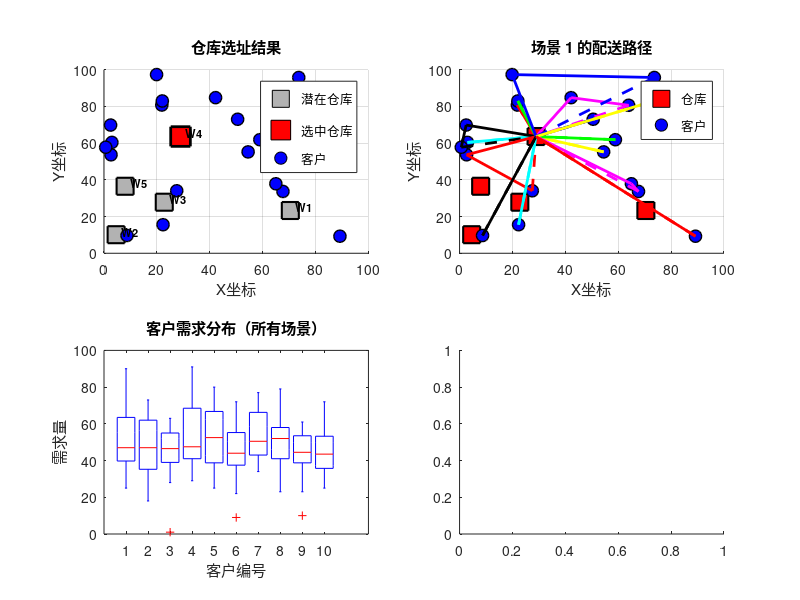

This chart was generated by the following MATLAB code: (Note: this script raises an error after producing the figure.)
%% 两阶段随机优化：仓库选址与路径优化
% Two-Stage Stochastic Optimization: Warehouse Location and Route Optimization
% 作者: 自动生成代码
% 日期: 2024

function [selected_warehouses, total_cost, routes] = two_stage_optimization(varargin)
    %% 参数解析
    p = inputParser;
    addParameter(p, 'num_customers', 20, @isnumeric);
    addParameter(p, 'num_potential_warehouses', 5, @isnumeric);
    addParameter(p, 'num_scenarios', 10, @isnumeric);
    addParameter(p, 'warehouse_capacity', 1000, @isnumeric);
    addParameter(p, 'fixed_cost_warehouse', 5000, @isnumeric);
    addParameter(p, 'vehicle_capacity', 100, @isnumeric);
    addParameter(p, 'plot_results', true, @islogical);
    
    parse(p, varargin{:});
    params = p.Results;
    
    fprintf('开始两阶段随机优化...\n');
    fprintf('客户数量: %d\n', params.num_customers);
    fprintf('潜在仓库数量: %d\n', params.num_potential_warehouses);
    fprintf('场景数量: %d\n', params.num_scenarios);
    
    %% 生成问题数据
    [customers, warehouses, scenarios] = generate_problem_data(params);
    
    %% 第一阶段：仓库选址优化
    fprintf('\n第一阶段：仓库选址优化...\n');
    selected_warehouses = stage1_warehouse_selection(customers, warehouses, scenarios, params);
    
    %% 第二阶段：路径优化
    fprintf('\n第二阶段：路径优化...\n');
    [routes, route_costs] = stage2_route_optimization(customers, warehouses, selected_warehouses, scenarios, params);
    
    %% 计算总成本
    total_cost = calculate_total_cost(selected_warehouses, route_costs, params);
    
    %% 结果可视化
    if params.plot_results
        visualize_results(customers, warehouses, selected_warehouses, routes, scenarios);
    end
    
    %% 输出结果摘要
    print_solution_summary(selected_warehouses, total_cost, routes, params);
end

function [customers, warehouses, scenarios] = generate_problem_data(params)
    %% 生成客户位置（随机分布）
    rng(42); % 固定随机种子以确保可重复性
    customers.locations = rand(params.num_customers, 2) * 100; % 0-100范围内的坐标
    customers.names = cellstr(num2str((1:params.num_customers)', 'C%d'));
    
    %% 生成潜在仓库位置
    warehouses.locations = rand(params.num_potential_warehouses, 2) * 100;
    warehouses.capacity = ones(params.num_potential_warehouses, 1) * params.warehouse_capacity;
    warehouses.fixed_cost = ones(params.num_potential_warehouses, 1) * params.fixed_cost_warehouse;
    warehouses.names = cellstr(num2str((1:params.num_potential_warehouses)', 'W%d'));
    
    %% 生成随机需求场景
    scenarios = struct();
    for s = 1:params.num_scenarios
        % 每个场景的客户需求（正态分布）
        scenarios(s).demand = max(1, round(normrnd(50, 15, params.num_customers, 1)));
        scenarios(s).probability = 1/params.num_scenarios; % 等概率场景
        scenarios(s).name = sprintf('Scenario_%d', s);
    end
    
    fprintf('数据生成完成。\n');
end

function selected_warehouses = stage1_warehouse_selection(customers, warehouses, scenarios, params)
    %% 第一阶段：使用期望值模型选择仓库位置
    
    num_warehouses = size(warehouses.locations, 1);
    num_customers = size(customers.locations, 1);
    
    % 计算所有仓库到客户的距离矩阵
    dist_matrix = calculate_distance_matrix(warehouses.locations, customers.locations);
    
    % 计算期望需求
    expected_demand = zeros(num_customers, 1);
    for i = 1:num_customers
        for s = 1:length(scenarios)
            expected_demand(i) = expected_demand(i) + scenarios(s).demand(i) * scenarios(s).probability;
        end
    end
    
    % 简化的仓库选址模型：基于成本和覆盖能力
    warehouse_scores = zeros(num_warehouses, 1);
    
    for w = 1:num_warehouses
        % 计算该仓库的服务成本（基于距离和需求）
        service_cost = sum(dist_matrix(w, :)' .* expected_demand);
        % 仓库得分 = 固定成本 + 期望服务成本
        warehouse_scores(w) = warehouses.fixed_cost(w) + service_cost * 0.1; % 0.1是单位运输成本
    end
    
    % 选择成本最低的仓库（简化：选择一个仓库）
    [~, best_warehouse] = min(warehouse_scores);
    selected_warehouses = best_warehouse;
    
    % 如果总需求大，可以选择多个仓库
    total_expected_demand = sum(expected_demand);
    if total_expected_demand > params.warehouse_capacity
        % 选择额外的仓库
        [~, sorted_indices] = sort(warehouse_scores);
        cumulative_capacity = 0;
        selected_warehouses = [];
        for i = 1:num_warehouses
            selected_warehouses = [selected_warehouses; sorted_indices(i)];
            cumulative_capacity = cumulative_capacity + warehouses.capacity(sorted_indices(i));
            if cumulative_capacity >= total_expected_demand
                break;
            end
        end
    end
    
    fprintf('选择的仓库: %s\n', strjoin(warehouses.names(selected_warehouses), ', '));
end

function [routes, route_costs] = stage2_route_optimization(customers, warehouses, selected_warehouses, scenarios, params)
    %% 第二阶段：对每个场景进行路径优化
    
    num_scenarios = length(scenarios);
    routes = cell(num_scenarios, 1);
    route_costs = zeros(num_scenarios, 1);
    
    for s = 1:num_scenarios
        fprintf('  场景 %d/%d 路径优化...\n', s, num_scenarios);
        
        % 获取当前场景的需求
        current_demand = scenarios(s).demand;
        
        % 为当前场景优化路径
        [routes{s}, route_costs(s)] = solve_vrp_for_scenario(customers, warehouses, ...
            selected_warehouses, current_demand, params);
    end
    
    fprintf('所有场景的路径优化完成。\n');
end

function [scenario_routes, scenario_cost] = solve_vrp_for_scenario(customers, warehouses, selected_warehouses, demand, params)
    %% 为特定场景解决车辆路径问题（VRP）
    
    num_customers = length(demand);
    num_selected_warehouses = length(selected_warehouses);
    
    % 使用最近邻启发式算法
    scenario_routes = {};
    scenario_cost = 0;
    unvisited_customers = 1:num_customers;
    
    for w = 1:num_selected_warehouses
        warehouse_idx = selected_warehouses(w);
        warehouse_loc = warehouses.locations(warehouse_idx, :);
        
        while ~isempty(unvisited_customers)
            % 开始新的路径
            current_route = [];
            current_load = 0;
            current_location = warehouse_loc;
            route_distance = 0;
            
            while ~isempty(unvisited_customers) && current_load < params.vehicle_capacity
                % 找到最近的未访问客户
                distances = zeros(length(unvisited_customers), 1);
                for i = 1:length(unvisited_customers)
                    customer_idx = unvisited_customers(i);
                    customer_loc = customers.locations(customer_idx, :);
                    distances(i) = norm(current_location - customer_loc);
                end
                
                [min_dist, min_idx] = min(distances);
                nearest_customer = unvisited_customers(min_idx);
                
                % 检查容量约束
                if current_load + demand(nearest_customer) <= params.vehicle_capacity
                    % 添加客户到路径
                    current_route = [current_route, nearest_customer];
                    current_load = current_load + demand(nearest_customer);
                    current_location = customers.locations(nearest_customer, :);
                    route_distance = route_distance + min_dist;
                    
                    % 从未访问列表中移除
                    unvisited_customers(min_idx) = [];
                else
                    break; % 容量不足，结束当前路径
                end
            end
            
            if ~isempty(current_route)
                % 返回仓库
                return_distance = norm(current_location - warehouse_loc);
                route_distance = route_distance + return_distance;
                
                % 保存路径
                route_info.warehouse = warehouse_idx;
                route_info.customers = current_route;
                route_info.distance = route_distance;
                route_info.load = current_load;
                scenario_routes{end+1} = route_info;
                
                scenario_cost = scenario_cost + route_distance;
            else
                break; % 无法创建更多路径
            end
        end
    end
    
    if ~isempty(unvisited_customers)
        warning('场景中有客户未被服务: %s', num2str(unvisited_customers));
    end
end

function total_cost = calculate_total_cost(selected_warehouses, route_costs, params)
    %% 计算总期望成本
    
    % 固定成本（仓库）
    fixed_cost = length(selected_warehouses) * params.fixed_cost_warehouse;
    
    % 期望运输成本
    expected_transport_cost = mean(route_costs);
    
    total_cost = fixed_cost + expected_transport_cost;
    
    fprintf('\n成本分析:\n');
    fprintf('  仓库固定成本: %.2f\n', fixed_cost);
    fprintf('  期望运输成本: %.2f\n', expected_transport_cost);
    fprintf('  总期望成本: %.2f\n', total_cost);
end

function dist_matrix = calculate_distance_matrix(locations1, locations2)
    %% 计算两组位置之间的欧几里得距离矩阵
    
    n1 = size(locations1, 1);
    n2 = size(locations2, 1);
    dist_matrix = zeros(n1, n2);
    
    for i = 1:n1
        for j = 1:n2
            dist_matrix(i, j) = norm(locations1(i, :) - locations2(j, :));
        end
    end
end

function visualize_results(customers, warehouses, selected_warehouses, routes, scenarios)
    %% 可视化优化结果
    
    figure('Position', [100, 100, 1200, 800]);
    
    % 子图1：仓库和客户位置
    subplot(2, 2, 1);
    hold on;
    
    % 绘制所有潜在仓库
    scatter(warehouses.locations(:, 1), warehouses.locations(:, 2), 150, 'square', ...
        'MarkerEdgeColor', 'k', 'MarkerFaceColor', [0.7, 0.7, 0.7], 'LineWidth', 1.5);
    
    % 高亮选中的仓库
    scatter(warehouses.locations(selected_warehouses, 1), warehouses.locations(selected_warehouses, 2), ...
        200, 'square', 'MarkerEdgeColor', 'k', 'MarkerFaceColor', 'red', 'LineWidth', 2);
    
    % 绘制客户
    scatter(customers.locations(:, 1), customers.locations(:, 2), 80, 'o', ...
        'MarkerEdgeColor', 'k', 'MarkerFaceColor', 'blue', 'LineWidth', 1);
    
    % 添加标签
    for i = 1:size(warehouses.locations, 1)
        text(warehouses.locations(i, 1) + 2, warehouses.locations(i, 2) + 2, warehouses.names{i}, ...
            'FontSize', 8, 'FontWeight', 'bold');
    end
    
    title('仓库选址结果');
    xlabel('X坐标');
    ylabel('Y坐标');
    legend({'潜在仓库', '选中仓库', '客户'}, 'Location', 'best');
    grid on;
    
    % 子图2：第一个场景的路径
    subplot(2, 2, 2);
    if ~isempty(routes) && ~isempty(routes{1})
        plot_routes_for_scenario(customers, warehouses, routes{1}, 1);
    end
    
    % 子图3：需求分布
    subplot(2, 2, 3);
    scenario_demands = zeros(length(scenarios), length(customers.locations));
    for s = 1:length(scenarios)
        scenario_demands(s, :) = scenarios(s).demand';
    end
    
    boxplot(scenario_demands');
    title('客户需求分布（所有场景）');
    xlabel('客户编号');
    ylabel('需求量');
    
    % 子图4：成本分析
    subplot(2, 2, 4);
    route_costs = zeros(length(routes), 1);
    for s = 1:length(routes)
        route_costs(s) = sum([routes{s}.distance]);
    end
    
    bar(route_costs);
    title('各场景运输成本');
    xlabel('场景编号');
    ylabel('运输成本');
    
    sgtitle('两阶段随机优化结果', 'FontSize', 14, 'FontWeight', 'bold');
end

function plot_routes_for_scenario(customers, warehouses, scenario_routes, scenario_num)
    %% 绘制特定场景的路径
    
    hold on;
    
    % 绘制仓库和客户
    scatter(warehouses.locations(:, 1), warehouses.locations(:, 2), 150, 'square', ...
        'MarkerEdgeColor', 'k', 'MarkerFaceColor', 'red', 'LineWidth', 1.5);
    scatter(customers.locations(:, 1), customers.locations(:, 2), 80, 'o', ...
        'MarkerEdgeColor', 'k', 'MarkerFaceColor', 'blue', 'LineWidth', 1);
    
    % 绘制路径
    colors = ['r', 'g', 'b', 'm', 'c', 'y', 'k'];
    for r = 1:length(scenario_routes)
        route = scenario_routes{r};
        warehouse_loc = warehouses.locations(route.warehouse, :);
        color = colors(mod(r-1, length(colors)) + 1);
        
        % 从仓库到第一个客户
        if ~isempty(route.customers)
            first_customer_loc = customers.locations(route.customers(1), :);
            plot([warehouse_loc(1), first_customer_loc(1)], [warehouse_loc(2), first_customer_loc(2)], ...
                color, 'LineWidth', 2);
            
            % 客户之间的路径
            for i = 1:length(route.customers)-1
                current_loc = customers.locations(route.customers(i), :);
                next_loc = customers.locations(route.customers(i+1), :);
                plot([current_loc(1), next_loc(1)], [current_loc(2), next_loc(2)], ...
                    color, 'LineWidth', 2);
            end
            
            % 从最后一个客户回到仓库
            last_customer_loc = customers.locations(route.customers(end), :);
            plot([last_customer_loc(1), warehouse_loc(1)], [last_customer_loc(2), warehouse_loc(2)], ...
                color, 'LineWidth', 2, 'LineStyle', '--');
        end
    end
    
    title(sprintf('场景 %d 的配送路径', scenario_num));
    xlabel('X坐标');
    ylabel('Y坐标');
    legend({'仓库', '客户'}, 'Location', 'best');
    grid on;
end

function print_solution_summary(selected_warehouses, total_cost, routes, params)
    %% 打印解决方案摘要
    
    fprintf('\n' + repmat('=', 1, 50) + '\n');
    fprintf('两阶段随机优化结果摘要\n');
    fprintf(repmat('=', 1, 50) + '\n');
    
    fprintf('选择的仓库数量: %d\n', length(selected_warehouses));
    fprintf('选择的仓库编号: %s\n', num2str(selected_warehouses'));
    fprintf('总期望成本: %.2f\n', total_cost);
    
    fprintf('\n场景分析:\n');
    for s = 1:length(routes)
        if ~isempty(routes{s})
            num_routes = length(routes{s});
            total_distance = sum([routes{s}.distance]);
            fprintf('  场景 %d: %d 条路径, 总距离 %.2f\n', s, num_routes, total_distance);
        end
    end
    
    fprintf('\n参数设置:\n');
    fprintf('  客户数量: %d\n', params.num_customers);
    fprintf('  潜在仓库数量: %d\n', params.num_potential_warehouses);
    fprintf('  场景数量: %d\n', params.num_scenarios);
    fprintf('  车辆容量: %d\n', params.vehicle_capacity);
    fprintf('  仓库固定成本: %d\n', params.fixed_cost_warehouse);
    
    fprintf(repmat('=', 1, 50) + '\n');
end
